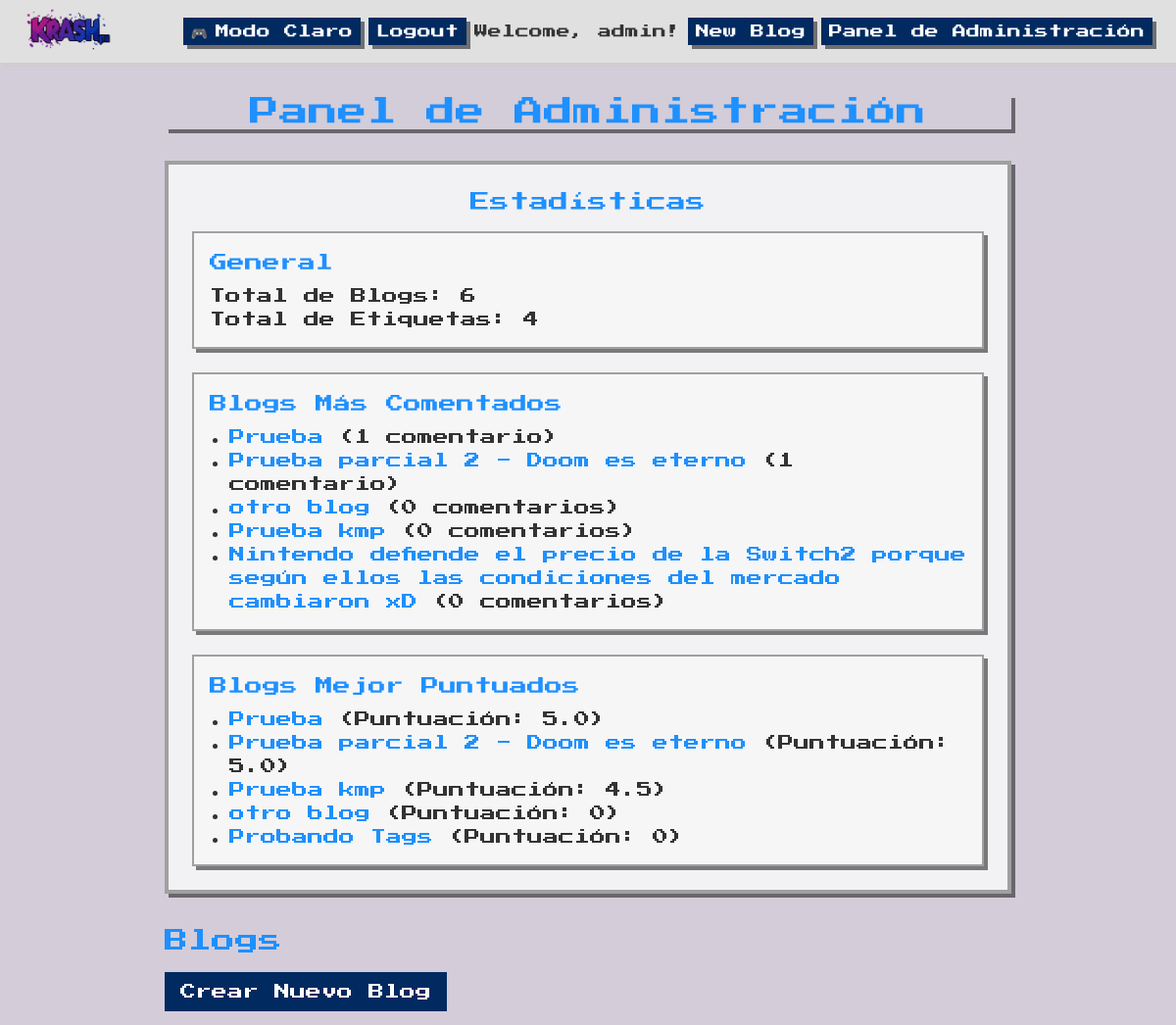
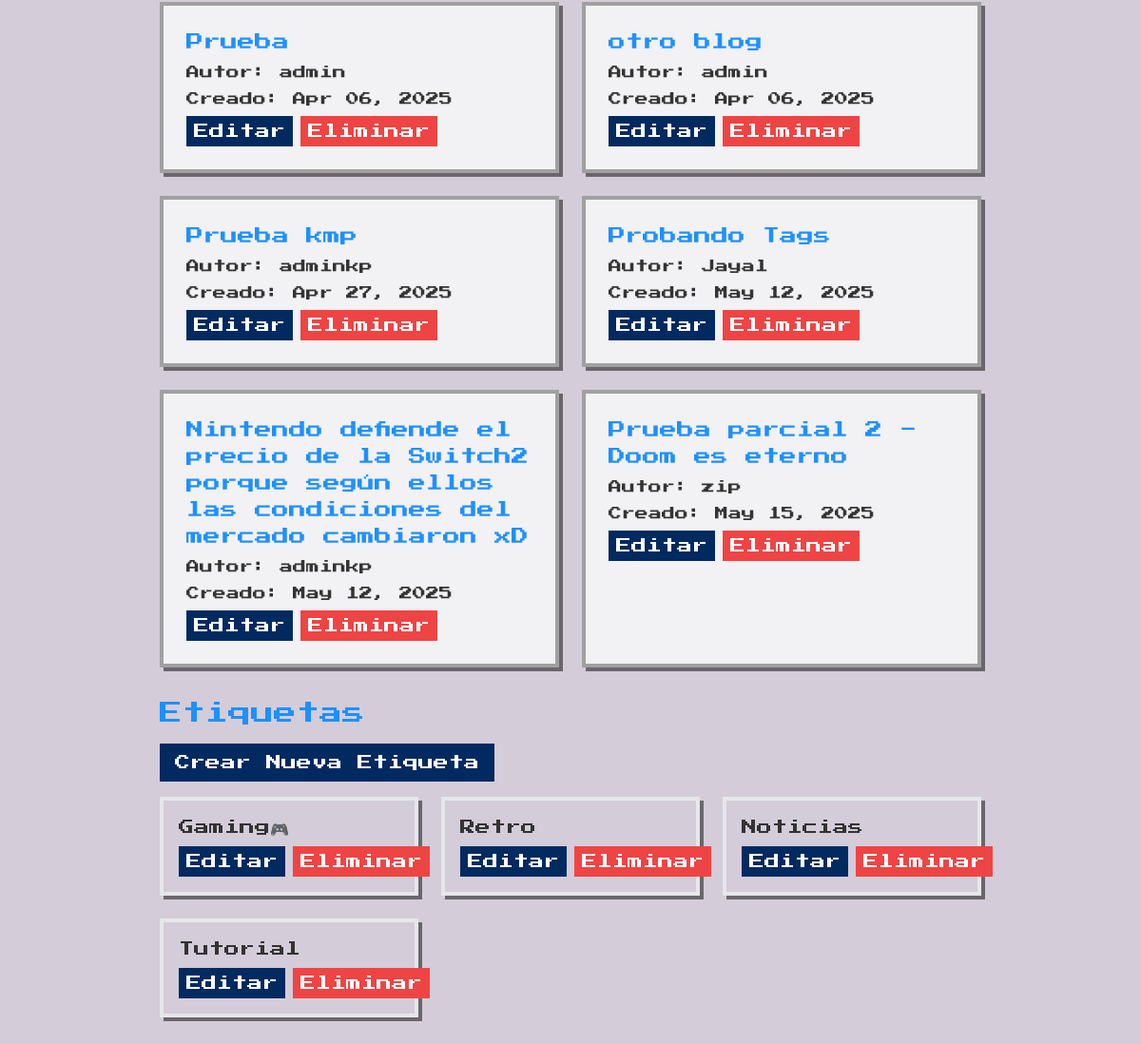
/admin-dashboard/ (signed in), run on the app's committed database (2 pictures, top to bottom).
### blogapp/models.py (models this page shows, shortened)
class Blog(models.Model):
    title = models.CharField(max_length=200)
    content = RichTextField()
    author = models.ForeignKey(User, on_delete=models.CASCADE)
    created_at = models.DateTimeField(auto_now_add=True)
    featured_image = models.ImageField(upload_to='blog_images/', blank=True, null=True) #Se añade para poder agregar imagenes
    tags = models.ManyToManyField(Tag, blank=True, related_name='blogs')  # Relación con etiquetas
    def average_rating(self):
        reviews = self.reviews.all()
        if reviews.exists():
            return round(sum(review.rating for review in reviews) / reviews.count(), 1)
        return 0

class Tag(models.Model):
    name = models.CharField(max_length=50, unique=True)

### blogapp/views.py (the view)
# urls.py: path('admin-dashboard/', AdminDashboardView.as_view(), name='admin_dashboard'),
class AdminDashboardView(LoginRequiredMixin, UserPassesTestMixin, TemplateView):
    template_name = 'blogapp/admin_dashboard.html'
    def test_func(self):
        return self.request.user.is_superuser or self.request.user.is_staff
    def get_context_data(self, **kwargs):
        context = super().get_context_data(**kwargs)
        context['blogs'] = Blog.objects.all()
        context['tags'] = Tag.objects.all()
        context['blog_count'] = Blog.objects.count()
        context['tag_count'] = Tag.objects.count()
        blogs_with_comments = Blog.objects.annotate(
            comment_count=Count('reviews__comments')
        ).order_by('-comment_count')[:5]  # Top 5 blogs más comentados
        context['most_commented_blogs'] = blogs_with_comments
        blogs_by_rating = Blog.objects.annotate(
            avg_rating=Count('reviews__rating')
        ).order_by('-avg_rating')[:5]  # Top 5 blogs mejor puntuados
        context['top_rated_blogs'] = [
            {'blog': blog, 'rating': blog.average_rating()}
            for blog in Blog.objects.all()
        ]
        context['top_rated_blogs'] = sorted(
            context['top_rated_blogs'],
            key=lambda x: x['rating'],
            reverse=True
        )[:5]
        return context

### blogapp/templates/blogapp/admin_dashboard.html
{% extends 'base.html' %}
{% block content %}
  <div class="animate-fade-in">
    <h1 class="text-3xl blog-title mb-8 text-center shadow-pixel">
      Panel de Administración
    </h1>
    <div class="p-6 blog-card rounded-none border-4 border-light-border dark:border-dark-purple shadow-pixel max-w-4xl mx-auto">
      <h2 class="text-xl blog-title mb-4 text-center">Estadísticas</h2>
      <div class="p-4 blog-card rounded-none border-2 border-light-border dark:border-dark-purple shadow-pixel mb-6">
        <h3 class="text-lg blog-title mb-2">General</h3>
        <p class="blog-text">Total de Blogs: {{ blog_count }}</p>
        <p class="blog-text">Total de Etiquetas: {{ tag_count }}</p>
      </div>
      <div class="p-4 blog-card rounded-none border-2 border-light-border dark:border-dark-purple shadow-pixel mb-6">
        <h3 class="text-lg blog-title mb-2">Blogs Más Comentados</h3>
        {% if most_commented_blogs %}
          <ul class="blog-text list-disc pl-5">
            {% for blog in most_commented_blogs %}
              <li>
                <a href="{% url 'blogapp:blog_detail' blog.pk %}" class="blog-link">{{ blog.title }}</a>
                ({{ blog.comment_count }} comentario{{ blog.comment_count|pluralize }})
              </li>
            {% endfor %}
          </ul>
        {% else %}
          <p class="blog-text">No hay blogs con comentarios aún.</p>
        {% endif %}
      </div>
      <div class="p-4 blog-card rounded-none border-2 border-light-border dark:border-dark-purple shadow-pixel">
        <h3 class="text-lg blog-title mb-2">Blogs Mejor Puntuados</h3>
        {% if top_rated_blogs %}
          <ul class="blog-text list-disc pl-5">
            {% for item in top_rated_blogs %}
              <li>
                <a href="{% url 'blogapp:blog_detail' item.blog.pk %}" class="blog-link">{{ item.blog.title }}</a>
                (Puntuación: {{ item.rating }})
              </li>
            {% endfor %}
          </ul>
        {% else %}
          <p class="blog-text">No hay blogs con reseñas aún.</p>
        {% endif %}
      </div>
    </div>
    <div class="mt-8 mb-8">
      <h2 class="text-2xl blog-title mb-4">Blogs</h2>
      <a href="{% url 'blogapp:blog_create' %}" class="inline-block bg-dark-teal text-light-text font-medium py-2 px-4 mb-4 rounded-none transition-all duration-300 hover:bg-neon-pink hover:shadow-none hover:-translate-y-1 hover:-translate-x-1">
        Crear Nuevo Blog
      </a>
      <div class="grid grid-cols-1 md:grid-cols-2 gap-6">
        {% for blog in blogs %}
          <div class="blog-card p-6 rounded-none border-4 shadow-pixel hover:shadow-none hover:-translate-y-1 hover:-translate-x-1 transition-all duration-300">
            <h3 class="text-lg blog-title mb-2">
              <a href="{% url 'blogapp:blog_detail' blog.pk %}" class="hover:text-neon-pink">{{ blog.title }}</a>
            </h3>
            <p class="text-sm blog-text mb-2">Autor: {{ blog.author.username|default:"Unknown" }}</p>
            <p class="text-sm blog-text mb-2">Creado: {{ blog.created_at|date:"M d, Y" }}</p>
            <div class="flex space-x-2">
              <a href="{% url 'blogapp:blog_edit' blog.pk %}" class="bg-dark-teal text-light-text font-medium py-1 px-2 rounded-none transition-all duration-300 hover:bg-neon-pink hover:shadow-none hover:-translate-y-1 hover:-translate-x-1">
                Editar
              </a>
              <a href="{% url 'blogapp:blog_delete' blog.pk %}" class="bg-red-500 text-light-text font-medium py-1 px-2 rounded-none transition-all duration-300 hover:bg-red-700 hover:shadow-none hover:-translate-y-1 hover:-translate-x-1">
                Eliminar
              </a>
            </div>
          </div>
        {% empty %}
          <p class="blog-text">No hay blogs disponibles.</p>
        {% endfor %}
      </div>
    </div>
    <div class="mt-8">
      <h2 class="text-2xl blog-title mb-4">Etiquetas</h2>
      <a href="{% url 'blogapp:tag_create' %}" class="inline-block bg-dark-teal text-light-text font-medium py-2 px-4 mb-4 rounded-none transition-all duration-300 hover:bg-neon-pink hover:shadow-none hover:-translate-y-1 hover:-translate-x-1">
        Crear Nueva Etiqueta
      </a>
      <div class="grid grid-cols-1 md:grid-cols-3 gap-6">
        {% for tag in tags %}
          <div class="p-4 rounded-none border-4 shadow-pixel hover:shadow-none hover:-translate-y-1 hover:-translate-x-1 transition-all duration-300">
            <p class="blog-text">{{ tag.name }}</p>
            <div class="flex space-x-2 mt-2">
              <a href="{% url 'blogapp:tag_edit' tag.pk %}" class="bg-dark-teal text-light-text font-medium py-1 px-2 rounded-none transition-all duration-300 hover:bg-neon-pink hover:shadow-none hover:-translate-y-1 hover:-translate-x-1">
                Editar
              </a>
              <a href="{% url 'blogapp:tag_delete' tag.pk %}" class="bg-red-500 text-light-text font-medium py-1 px-2 rounded-none transition-all duration-300 hover:bg-red-700 hover:shadow-none hover:-translate-y-1 hover:-translate-x-1">
                Eliminar
              </a>
            </div>
          </div>
        {% empty %}
          <p class="blog-text">No hay etiquetas disponibles.</p>
        {% endfor %}
      </div>
    </div>
  </div>
{% endblock %}

### blogapp/templates/blogapp/base.html (shortened to what this page needs)
{% load static %}
<!DOCTYPE html>
<html lang="en">
<head>
  <script src="https://cdn.tailwindcss.com"></script>
</head>
<body id="body" class="flex flex-col min-h-screen text-light-text font-pixel transition-all duration-700 ease-in-out">
<nav class="bg-light-nav dark:bg-dark-purple-nav shadow-pixel py-2 px-4">
  <div class="max-w-6xl mx-auto flex justify-between items-center">
    <a href="{% url 'blogapp:blog_list' %}">
      <img src="{% static 'images/Krashpx.png' %}" alt="Krash.px Logo" class="h-12 w-auto">
    </a>
    <div class="flex items-center space-x-2">
      <button onclick="toggleDarkMode()" class="flex items-center gap-2 px-2 py-1 rounded-none bg-dark-teal text-light-text hover:bg-neon-pink transition-all duration-300 shadow-pixel text-sm">
        <span id="theme-icon" class="transition-transform duration-500 transform">🎮</span>
        <span id="theme-label" class="transition-opacity duration-500 ease-in-out">Modo Claro</span>
      </button>
      {% if user.is_authenticated %}
        <form action="{% url 'accounts:logout' %}" method="post" class="inline">
          <button type="submit" class="bg-dark-teal hover:bg-neon-pink text-light-text font-medium py-1 px-2 rounded-none transition-all duration-500 ease-in-out shadow-pixel text-sm">Logout</button>
        </form>
        <span class="blog-text text-sm">Welcome, {{ user.username }}!</span>
        <a href="{% url 'blogapp:add_blog' %}" class="bg-dark-teal hover:bg-neon-pink text-light-text font-medium py-1 px-2 rounded-none transition-all duration-500 ease-in-out shadow-pixel text-sm">New Blog</a>
        {% if user.is_superuser or user.is_staff %}
          <a href="{% url 'blogapp:admin_dashboard' %}" class="bg-dark-teal hover:bg-neon-pink text-light-text font-medium py-1 px-2 rounded-none transition-all duration-500 ease-in-out shadow-pixel text-sm">
            Panel de Administración
          </a>
        {% endif %}
      {% endif %}
    </div>
  </div>
</nav>
  <main class="flex-grow w-full transition-all duration-700 ease-in-out">
    <div class="max-w-4xl mx-auto px-4 py-8">
      {% block content %}{% endblock %}
    </div>
  </main>
</body>
</html>

### blogapp/templates/blogapp/base.html (style rules this page uses)
html { background: linear-gradient(rgba(39, 1, 64, 0.6), rgba(39, 1, 64, 0.6)), url('https://motionbgs.com/media/3639/super-mario.jpg') no-repeat center center fixed; background-size: cover; background-color: #270140; }
html, body { height: 100%; scroll-behavior: smooth; transition: background-color 0.5s ease-in-out; }
.animate-fade-in { animation: fade-in 0.6s ease-out; will-change: opacity, transform; }
main { background-color: rgba(255, 255, 255, 0.8); }
.blog-card { background-color: rgba(245, 245, 245, 0.9); border-color: #A0A0A0; }
.blog-title { color: #1E90FF; }
.blog-text { color: #333333; }
.blog-link { color: #1E90FF; }
nav { background-color: rgba(224, 224, 224, 0.9); }

### data on the page
Blog: title "Prueba", comment_count "1", blog "Prueba", rating "5.0", author.username "admin", created_at "Apr 06, 2025"
Blog: title "Prueba parcial 2 - Doom es eterno", comment_count "1", blog "Prueba parcial 2 - Doom es eterno", rating "5.0", author.username "zip", created_at "May 15, 2025"
Blog: title "otro blog", comment_count "0", blog "otro blog", rating "0", author.username "admin", created_at "Apr 06, 2025"
Blog: title "Prueba kmp", comment_count "0", blog "Prueba kmp", rating "4.5", author.username "adminkp", created_at "Apr 27, 2025"
Blog: title "Nintendo defiende el precio de la Switch2 porque según ellos las condiciones del mercado cambiaron xD", comment_count "0", author.username "adminkp", created_at "May 12, 2025"
Blog: blog "Probando Tags", rating "0", title "Probando Tags", author.username "Jayal", created_at "May 12, 2025"
Tag: name "Gaming🎮"
Tag: name "Retro"
Tag: name "Noticias"
Tag: name "Tutorial"

### other printed values
{{ user.username }} "admin"
{{ blog_count }} "6"
{{ tag_count }} "4"
